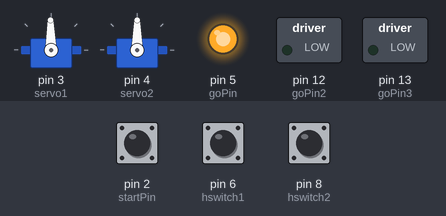
The sketch below on a simulated Arduino Uno, built with avr-gcc and run on an emulated ATmega328P. Parts: 2 × servo, switched loads named in the sketch (green lamp = pin HIGH), output pins drawn as LEDs (lit = HIGH). The test bench sets the inputs (shaded band); at power-on: pin 2 (startPin) LOW, pin 8 (hswitch2) LOW, pin 6 (hswitch1) LOW.

Above: at 1.2 s.
1.3 s: pin 2 (startPin) pulled HIGH for 0.15 s
At 2.2 s:
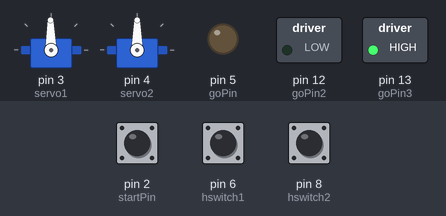
At 4.35 s:
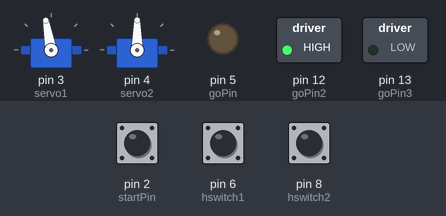
4.4 s: pin 8 (hswitch2) pulled HIGH for 0.15 s
At 5.8 s:
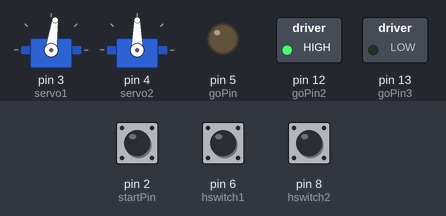
Timing chart, 0 to 7.4 s (numbered marks = the images above; inputs shaded):
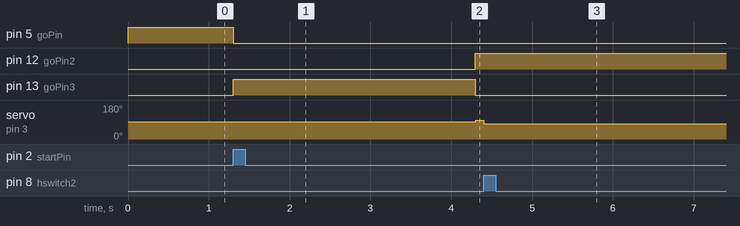

Measured:
- after the input at 1.3 s, pin 5 (goPin): HIGH → LOW at once; pin 12 (goPin2): LOW → HIGH after 3.0 s; pin 13 (goPin3): LOW → HIGH at once, → LOW 3.0 s later; servo on pin 3 (servo1): 91° → 100° after 3.0 s
- after the input at 4.4 s, servo on pin 3 (servo1): 100° → 82° at once

The sketch:

KFX_FRAM_ny_langsam.ino
```cpp
int goPin = 5;
int goPin2= 12;
int goPin3= 13;
int startPin = 2; // choose the input pin (for a pushbutton)
int start = 0;     // variable for reading the pin status
int hswitch1 = 6;
int vswitch1 = 7;
int hswitch2 = 8;
int vswitch2 = 9;
int vswitch3 = 10;
int hswitch3 = 11;

#include <Servo.h> // variable to store the servo position
Servo servo1; //horizontala motorn
Servo servo2; //vertikala motorn


void setup() {
  servo1.attach(3); //connectar den horizontala till 3an
  servo2.attach(4); //connectar den vertikal till 4an
  pinMode(goPin, OUTPUT);  // declare servo as output
  pinMode(goPin2, OUTPUT);  // declare servo as output
  pinMode(goPin3, OUTPUT);
  pinMode(startPin, INPUT);    // declare pushbutton as input
  pinMode(hswitch1, INPUT);   //declare hotizontal switch 1
  pinMode(hswitch2, INPUT);
  pinMode(hswitch3, INPUT);
  pinMode(vswitch1, INPUT);
  pinMode(vswitch2, INPUT);
  pinMode(vswitch3, INPUT);

}

void loop() {
  // put your main code here, to run repeatedly:
    servo1.write(91); // horizontala motorn börjar snurra
    servo2.write(90); // vertikala står still
    digitalWrite(goPin, HIGH);
    digitalWrite(goPin2, LOW);
    digitalWrite(goPin3, LOW);

    if(digitalRead(startPin)==HIGH){
      digitalWrite(goPin, LOW);
      digitalWrite(goPin3, HIGH);
      delay(3000);
      digitalWrite(goPin3, LOW);
      digitalWrite(goPin2, HIGH);
       while(digitalRead(hswitch2) == LOW){
    servo1.write(100); // horizontala motorn börjar snurra
    servo2.write(90); // vertikala står still
      }
    while(digitalRead(hswitch1) == LOW){
    servo1.write(82); // horizontala motorn börjar snurra
    servo2.write(90); // vertikala står still
      }
    while(digitalRead(vswitch1) == LOW){
      servo1.write(91);   //horizontala motorn stannar
      servo2.write(110);   //vertikala motorn börjar köra ner
    }
    while(digitalRead(hswitch2) == LOW){
      servo1.write(100);  //horizontala motorn kör åt andra hållet nu
      servo2.write(90); //vertikala motorn stannar
    }
    while(digitalRead(vswitch2) == LOW){
      servo1.write(91);
      servo2.write(110);
    }
    while(digitalRead(hswitch1) == LOW){
      servo1.write(82);
      servo2.write(90);
    }
    while(digitalRead(hswitch3)==LOW){
    servo1.write(100);
    servo2.write(90);
    }
    while(digitalRead(vswitch3)==LOW){
      servo1.write(91);
      servo2.write(50);
    }
  }
}
```
